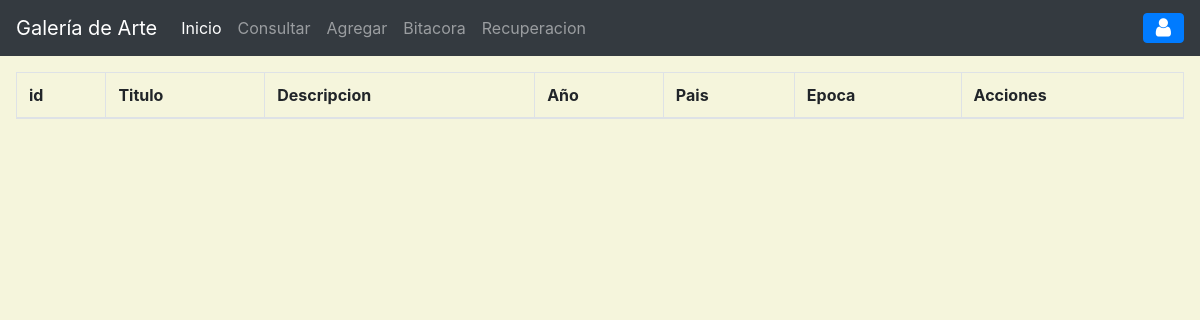
/?c=ObjetoArte, run on an earlier commit of the app's database.
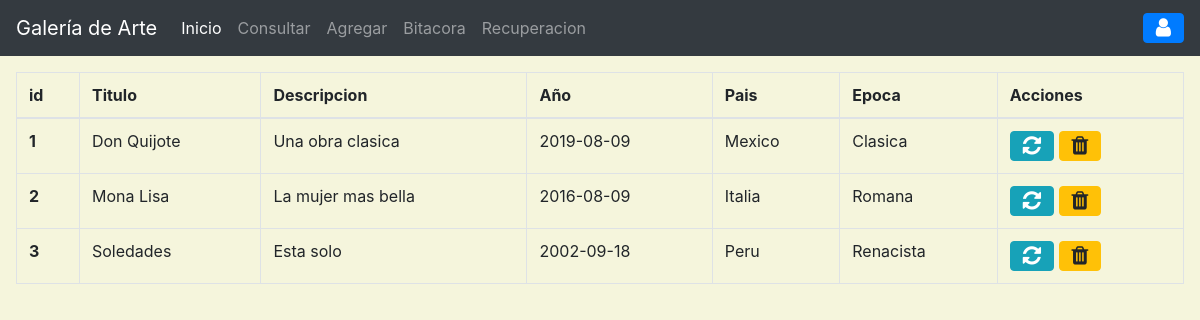
And on a later commit of the database.
### tables this page shows
CREATE TABLE `objetoarte` (
  `idobj` int(11) NOT NULL,
  `titObj` varchar(30) DEFAULT NULL,
  `descObj` varchar(80) DEFAULT NULL,
  `anioObj` date DEFAULT NULL,
  `paisObj` varchar(35) DEFAULT NULL,
  `epocaObj` varchar(30) DEFAULT NULL,
  PRIMARY KEY (`idobj`)
);

### controller/objetoarte.controlador.php (called while the page is built, shortened)
<?php
require_once('model/objetoArte.php');
class ObjetoArteControlador
{
    public function __CONSTRUCT(){
        $this->modelo = new ObjetoArte();
    }
    public function Inicio(){
        require_once "View/header.php";
        require_once "View/objetoArte/index.php";
        require_once "View/footer.php";
    }
}
?>

### model/conexion.php (called while the page is built, shortened)
<?php
class BaseDeDatos
{
    public static function Conectar(){
        try {
            $conexion = new PDO("mysql:host=".self::servidor.";dbname="
            .self::basedatos.";charset=utf8",self::usuario,self::password);
            $conexion->setAttribute(PDO::ATTR_ERRMODE,PDO::ERRMODE_EXCEPTION);
            return $conexion;
        } catch (PDOException $e) {
            return "Fallo la conexion a la base de datos".$e->getMessage();
        }
    }
}
?>

### model/objetoArte.php (called while the page is built, shortened)
<?php
class ObjetoArte
{
    private $pdo;
    public function __CONSTRUCT(){
        $this->pdo = BaseDeDatos::Conectar();
    }
    public function getObjetosArte(){
        try {
            $sql = "SELECT * FROM objetoarte";
            $consulta = $this->pdo->prepare($sql);
            $consulta->execute();
            return $consulta->fetchAll(PDO::FETCH_OBJ);
        } catch (Exception $e) {
            die($e->getMessage());
        }
    }
}
?>

### view/objetoArte/index.php (the view, shortened to what this page needs)
<main class="app-content m-3">
      <div class="row">
        <div class="col-md-12">
          <div class="tile">
            <div class="tile-body">
              <table class="table table-hover table-bordered" id="sampleTable">
                <thead>
                  <tr>
                    <th scope="col">id</th>
                    <th scope="col">Titulo</th>
                    <th scope="col">Descripcion</th>
                    <th scope="col">Año</th>
                    <th scope="col">Pais</th>
                    <th scope="col">Epoca</th>
                    <th>Acciones</th>
                  </tr>
                  <tbody>
                    <?php foreach($this->modelo->getObjetosArte() as $obArt): ?>
                    <tr>
                        <th scope="row"><?= $obArt->idobj?></th>
                        <td><?= $obArt->titObj?></td>
                        <td><?= $obArt->descObj?></td>
                        <td><?= $obArt->anioObj?></td>
                        <td><?= $obArt->paisObj?></td>
                        <td><?= $obArt->epocaObj?></td>
                        <td>
                          <a href="?c=objetoArte&a=FormAgregar&id=<?=$obArt->idobj?>" class="btn btn-info btn-flat">
                            <i class="fa fa-lg fa-refresh"></i>
                          </a>
                          <a  class="btn btn-warning btn-flat"
                              data-toggle="modal"
                              data-target="#exampleModal"
                              data-id="<?=$obArt->idobj?>">
                            <i class="fa fa-lg fa-trash"></i>
                          </a>
                        </td>
                    </tr>
                    <?php endforeach; ?>
                  </tbody>
                </thead>
              </table>
            </div>
          </div>
        </div>
      </div>
    </main>

### index.php (shortened to what this page needs)
<?php
    require_once "model/conexion.php";
    if(!isset($_GET['c'])){
        require_once("controller/inicio.controlador.php");
        $controlador = new InicioControlador();
        call_user_func(array($controlador,"Inicio"));
    }else {
        $controlador = new $controlador;
        $accion = isset($_GET['a']) ? $_GET['a'] : "Inicio";
        if(isset($_GET['a'])){
            $accion = $_GET['a'];
        }else{
            $accion = "Inicio";
        }
        call_user_func(array($controlador, $accion));
    }
?>

### view/header.php (shortened to what this page needs)
<head>
<link rel="stylesheet" type="text/css" href="assets/css/bootstrap.min.css">
<link rel="stylesheet" type="text/css" href="assets/css/styles.css">
<link rel="stylesheet" type="text/css" href="https://maxcdn.bootstrapcdn.com/font-awesome/4.7.0/css/font-awesome.min.css">
</head>
<header>
    <nav class="navbar navbar-expand-lg navbar-dark bg-dark">
        <a class="navbar-brand" href="#">Galería de Arte</a>
        <div class="collapse navbar-collapse" id="navbarSupportedContent">
            <ul class="navbar-nav mr-auto">
            <li class="nav-item active">
                    <a class="nav-link" href="INDEX.PHP">Inicio <span class="sr-only">(current)</span></a>
            </li>
            <li class="nav-item dropdown">
                    <a class="nav-link dropdown-toggle" href="#" id="navbarDropdown" role="button" data-toggle="dropdown" aria-haspopup="true" aria-expanded="false">
                        Consultar
                    </a>
            </li>
            <li class="nav-item dropdown">
                    <a class="nav-link dropdown-toggle" href="" id="navbarDropdown" role="button" data-toggle="dropdown" aria-haspopup="true" aria-expanded="false">
                        Agregar
                    </a>
            </li>
            <li class="nav-item">
                    <a class="nav-link" href="?c=bitacora">Bitacora <span class="sr-only">(current)</span></a>
            </li>
            <li class="nav-item">
                    <a class="nav-link" href="respaldo.php">Recuperacion <span class="sr-only">(current)</span></a>
            </li>
            </ul>
            <div class="btn-group dropleft">
                <button type="button" class="btn btn-primary dropdown-toggle" data-toggle="dropdown" aria-haspopup="true" aria-expanded="false">
                    <i class="fa fa-lg fa-user"></i>
                </button>
            </div>
        </div>
    </nav>
</header>

### view/footer.php
</body>
</html>

### assets/css/styles.css (style rules this page uses)
.dropdown-toggle::after { display:none; }
.dropdown-toggle::before { display:none !important; }

What changed in the data, as far as the page shows it:
added objetoarte: idobj "1", titObj "Don Quijote", descObj "Una obra clasica", anioObj "2019-08-09", paisObj "Mexico", epocaObj "Clasica"
added objetoarte: idobj "2", titObj "Mona Lisa", descObj "La mujer mas bella", anioObj "2016-08-09", paisObj "Italia", epocaObj "Romana"
added objetoarte: idobj "3", titObj "Soledades", descObj "Esta solo", anioObj "2002-09-18", paisObj "Peru", epocaObj "Renacista"
